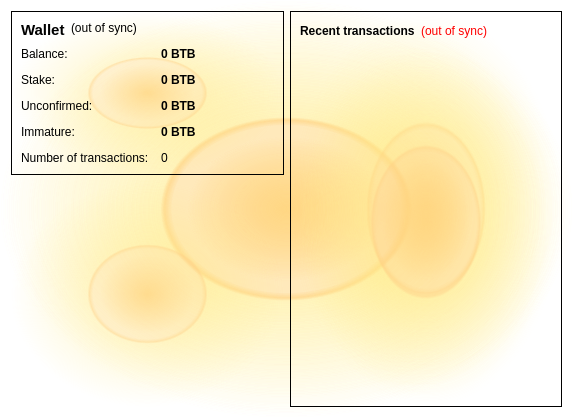
<?xml version="1.0" encoding="UTF-8"?>
<ui version="4.0">
 <class>OverviewPage</class>
 <widget class="QWidget" name="OverviewPage">
  <property name="geometry">
   <rect>
    <x>0</x>
    <y>0</y>
    <width>573</width>
    <height>418</height>
   </rect>
  </property>
  <property name="windowTitle">
   <string>Form</string>
  </property>
  <property name="autoFillBackground">
   <bool>false</bool>
  </property>
<!-- reference
QToolTip {background-color:rgb(255,233,142); color:black; border: 2px solid grey; border-radius: 10px; padding:2px 10px 2px 10px}
-->
  <property name="styleSheet">
   <string notr="true">QWidget{background-color: qradialgradient(spread:pad, cx:0.5, cy:0.5, radius:0.5, fx:0.5, fy:0.5, stop:0 rgba(255, 213,127, 206), stop:0.35 rgba(255, 213,127, 80), stop:0.4 rgba(255, 213,127, 80), stop:0.425 rgba(255, 213, 132, 156), stop:0.44 rgba(255, 233, 128, 80), stop:1 rgba(255, 255, 255, 0)); color yellow} QLabel{background-color:rgba(255,255,255,0)} QMenu{padding: 2px 10px 2px 10px;background-color:rgb(235,227,181);border:2px solid grey}</string>
  </property>

<!--
  <property name="styleSheet">
   <string notr="true">QWidget{background-color: qradialgradient(spread:pad, cx:0.5, cy:0.5, radius:0.5, fx:0.5, fy:0.5, stop:0 rgba(255, 213,127, 206), stop:0.35 rgba(255, 213,127, 80), stop:0.4 rgba(255, 213,127, 80), stop:0.425 rgba(255, 213, 132, 156), stop:0.44 rgba(255, 233, 128, 80), stop:1 rgba(255, 255, 255, 0)); color yellow; font:11pt 'Comic Sans MS'} QToolTip {background-color:rgb(245,237,191); color:black; border-style: outset; border-width: 2px; border-radius: 10px;border-color darkgrey} QLabel{background-color:rgba(255,255,255,0)} QMenu{padding: 2px 25px 2px 20px;background-color:rgb(235,227,181);border:2px solid grey;border-style:outset; border-radius: 10px}</string>
  </property>
-->
  <layout class="QHBoxLayout" name="horizontalLayout" stretch="1,1">
   <item>
    <layout class="QVBoxLayout" name="verticalLayout_2">
     <item>
      <widget class="QFrame" name="frame">
<!--
       <property name="styleSheet">
        <string notr="true">QMenu{padding: 2px 25px 2px 20px;background-color:rgb(235,227,181);border-style: inset; border-width: 4px; border-radius: 10px;border-color grey};QMenu::item:selected{background-color:rgb(235,227,181);border-style: outset; border-width: 2px; border-radius: 10px;border-color grey};QMenu::item{background-color:rgb(235,227,181);border-style: outset; border-width: 2px; border-radius: 10px;border-color grey}
         </string>
       </property>
-->
       <property name="frameShape">
        <enum>QFrame::StyledPanel</enum>
       </property>
       <property name="frameShadow">
        <enum>QFrame::Raised</enum>
       </property>
       <layout class="QVBoxLayout" name="verticalLayout_4">
        <item>
         <layout class="QHBoxLayout" name="horizontalLayout_4">
          <item>
           <widget class="QLabel" name="label_5">
            <property name="font">
             <font>
              <pointsize>11</pointsize>
              <weight>75</weight>
              <bold>true</bold>
             </font>
            </property>
            <property name="text">
             <string>Wallet</string>
            </property>
            <property name="alignment">
             <set>Qt::AlignLeading|Qt::AlignLeft|Qt::AlignTop</set>
            </property>
           </widget>
          </item>
          <item>
           <widget class="QLabel" name="labelWalletStatus">
            <property name="toolTip">
             <string>The displayed information may be out of date. Your wallet automatically synchronizes with the BitBar network after a connection is established, but this process has not completed yet.</string>
            </property>
            <property name="text">
             <string notr="true">(out of sync)</string>
            </property>
            <property name="alignment">
             <set>Qt::AlignLeading|Qt::AlignLeft|Qt::AlignTop</set>
            </property>
           </widget>
          </item>
          <item>
           <spacer name="horizontalSpacer_2">
            <property name="orientation">
             <enum>Qt::Horizontal</enum>
            </property>
            <property name="sizeHint" stdset="0">
             <size>
              <width>40</width>
              <height>20</height>
             </size>
            </property>
           </spacer>
          </item>
         </layout>
        </item>
        <item>
         <layout class="QFormLayout" name="formLayout_2">
          <property name="fieldGrowthPolicy">
           <enum>QFormLayout::AllNonFixedFieldsGrow</enum>
          </property>
          <property name="labelAlignment">
           <set>Qt::AlignLeading|Qt::AlignLeft|Qt::AlignTop</set>
          </property>
          <property name="horizontalSpacing">
           <number>12</number>
          </property>
          <property name="verticalSpacing">
           <number>12</number>
          </property>
          <item row="0" column="0">
           <widget class="QLabel" name="label">
            <property name="styleSheet">
             <string notr="true"/>
            </property>
            <property name="text">
             <string>Balance:</string>
            </property>
           </widget>
          </item>
          <item row="0" column="1">
           <widget class="QLabel" name="labelBalance">
            <property name="font">
             <font>
              <weight>75</weight>
              <bold>true</bold>
             </font>
            </property>
            <property name="cursor">
             <cursorShape>IBeamCursor</cursorShape>
            </property>
            <property name="toolTip">
             <string>Your current balance</string>
            </property>
            <property name="text">
             <string notr="true">0 BTB</string>
            </property>
            <property name="textInteractionFlags">
             <set>Qt::LinksAccessibleByMouse|Qt::TextSelectableByKeyboard|Qt::TextSelectableByMouse</set>
            </property>
           </widget>
          </item>
          <item row="1" column="0">
           <widget class="QLabel" name="label_6">
            <property name="text">
             <string>Stake:</string>
            </property>
           </widget>
          </item>
          <item row="1" column="1">
           <widget class="QLabel" name="labelStake">
            <property name="font">
             <font>
              <weight>75</weight>
              <bold>true</bold>
             </font>
            </property>
            <property name="cursor">
             <cursorShape>IBeamCursor</cursorShape>
            </property>
            <property name="toolTip">
             <string>Total of coins that was staked, and do not yet count toward the current balance</string>
            </property>
            <property name="text">
             <string notr="true">0 BTB</string>
            </property>
            <property name="textInteractionFlags">
             <set>Qt::LinksAccessibleByMouse|Qt::TextSelectableByKeyboard|Qt::TextSelectableByMouse</set>
            </property>
           </widget>
          </item>
          <item row="2" column="0">
           <widget class="QLabel" name="label_3">
            <property name="text">
             <string>Unconfirmed:</string>
            </property>
           </widget>
          </item>
          <item row="2" column="1">
           <widget class="QLabel" name="labelUnconfirmed">
            <property name="font">
             <font>
              <weight>75</weight>
              <bold>true</bold>
             </font>
            </property>
            <property name="cursor">
             <cursorShape>IBeamCursor</cursorShape>
            </property>
            <property name="toolTip">
             <string>Total of transactions that have yet to be confirmed, and do not yet count toward the current balance</string>
            </property>
            <property name="text">
             <string notr="true">0 BTB</string>
            </property>
            <property name="textInteractionFlags">
             <set>Qt::LinksAccessibleByMouse|Qt::TextSelectableByKeyboard|Qt::TextSelectableByMouse</set>
            </property>
           </widget>
          </item>
          <item row="3" column="0">
           <widget class="QLabel" name="labelImmatureText">
            <property name="text">
             <string>Immature:</string>
            </property>
           </widget>
          </item>
          <item row="3" column="1">
           <widget class="QLabel" name="labelImmature">
            <property name="font">
             <font>
              <weight>75</weight>
              <bold>true</bold>
             </font>
            </property>
            <property name="toolTip">
             <string>Mined balance that has not yet matured</string>
            </property>
            <property name="text">
             <string notr="true">0 BTB</string>
            </property>
            <property name="textInteractionFlags">
             <set>Qt::LinksAccessibleByMouse|Qt::TextSelectableByKeyboard|Qt::TextSelectableByMouse</set>
            </property>
           </widget>
          </item>
          <item row="4" column="0">
           <widget class="QLabel" name="label_2">
            <property name="text">
             <string>Number of transactions:</string>
            </property>
           </widget>
          </item>
          <item row="4" column="1">
           <widget class="QLabel" name="labelNumTransactions">
            <property name="toolTip">
             <string>Total number of transactions in wallet</string>
            </property>
            <property name="text">
             <string notr="true">0</string>
            </property>
           </widget>
          </item>
         </layout>
        </item>
       </layout>
      </widget>
     </item>
     <item>
      <widget class="QWidget" name="widget" native="true">
       <layout class="QVBoxLayout" name="verticalLayout_6">
        <item>
         <spacer name="verticalSpacer">
          <property name="orientation">
           <enum>Qt::Vertical</enum>
          </property>
          <property name="sizeHint" stdset="0">
           <size>
            <width>20</width>
            <height>40</height>
           </size>
          </property>
         </spacer>
        </item>
        <item>
         <layout class="QHBoxLayout" name="horizontalLayout_3">
          <item>
           <spacer name="horizontalSpacer_3">
            <property name="orientation">
             <enum>Qt::Horizontal</enum>
            </property>
            <property name="sizeHint" stdset="0">
             <size>
              <width>40</width>
              <height>20</height>
             </size>
            </property>
           </spacer>
          </item>
          <item>
           <widget class="QPushButton" name="HomeButton">
            <property name="toolTip">
             <string> Click to go to Bitbar Home page. </string>
            </property>
            <property name="minimumSize">
             <size>
              <width>128</width>
              <height>128</height>
             </size>
            </property>
            <property name="maximumSize">
             <size>
              <width>128</width>
              <height>128</height>
             </size>
            </property>
            <property name="cursor">
             <cursorShape>PointingHandCursor</cursorShape>
            </property>
            <property name="styleSheet">
             <string notr="true">QToolTip{background-color:rgb(255,233,142); color:black; border:2px solid grey} QPushButton{background-color:transparent}</string>
            </property>
            <property name="text">
             <string/>
            </property>
            <property name="icon">
             <iconset resource="../bitcoin.qrc">
              <normaloff>:/icons/logo-128</normaloff>:/icons/logo-128</iconset>
            </property>
            <property name="iconSize">
             <size>
              <width>128</width>
              <height>128</height>
             </size>
            </property>
            <property name="flat">
             <bool>true</bool>
            </property>
           </widget>
          </item>
          <item>
           <spacer name="horizontalSpacer_4">
            <property name="orientation">
             <enum>Qt::Horizontal</enum>
            </property>
            <property name="sizeHint" stdset="0">
             <size>
              <width>40</width>
              <height>20</height>
             </size>
            </property>
           </spacer>
          </item>
         </layout>
        </item>
        <item>
         <spacer name="verticalSpacer_2">
          <property name="orientation">
           <enum>Qt::Vertical</enum>
          </property>
          <property name="sizeHint" stdset="0">
           <size>
            <width>20</width>
            <height>40</height>
           </size>
          </property>
         </spacer>
        </item>
       </layout>
      </widget>
     </item>
    </layout>
   </item>
   <item>
    <layout class="QVBoxLayout" name="verticalLayout_3">
     <item>
      <widget class="QFrame" name="frame_2">
       <property name="frameShape">
        <enum>QFrame::StyledPanel</enum>
       </property>
       <property name="frameShadow">
        <enum>QFrame::Raised</enum>
       </property>
       <layout class="QVBoxLayout" name="verticalLayout">
        <item>
         <layout class="QHBoxLayout" name="horizontalLayout_2">
          <item>
           <widget class="QLabel" name="label_4">
            <property name="text">
             <string>&lt;b&gt;Recent transactions&lt;/b&gt;</string>
            </property>
           </widget>
          </item>
          <item>
           <widget class="QLabel" name="labelTransactionsStatus">
            <property name="toolTip">
             <string>The displayed information may be out of date. Your wallet automatically synchronizes with the BitBar network after a connection is established, but this process has not completed yet.</string>
            </property>
            <property name="styleSheet">
             <string notr="true">QLabel { color: red; }</string>
            </property>
            <property name="text">
             <string notr="true">(out of sync)</string>
            </property>
            <property name="alignment">
             <set>Qt::AlignRight|Qt::AlignTrailing|Qt::AlignVCenter</set>
            </property>
           </widget>
          </item>
          <item>
           <spacer name="horizontalSpacer">
            <property name="orientation">
             <enum>Qt::Horizontal</enum>
            </property>
            <property name="sizeHint" stdset="0">
             <size>
              <width>40</width>
              <height>20</height>
             </size>
            </property>
           </spacer>
          </item>
         </layout>
        </item>
        <item>
         <widget class="QListView" name="listTransactions">
<!--
          <property name="styleSheet">
           <string notr="true">QFrame{background-color: qradialgradient(spread:pad, cx:0.5, cy:0.5, radius:0.5, fx:0.5, fy:0.5, stop:0 rgba(255, 213,127, 206), stop:0.35 rgba(255, 213,127, 80), stop:0.4 rgba(255, 213,127, 80), stop:0.425 rgba(255, 213, 132, 156), stop:0.44 rgba(255, 233, 128, 80), stop:1 rgba(255, 255, 255, 0)); color yellow}; QToolTip {background-color:rgb(255,233,142); color:black; border-style: outset; border-width: 2px; border-radius: 10px;border-color darkgrey};
</string>
          </property>
-->
          <property name="frameShape">
           <enum>QFrame::NoFrame</enum>
          </property>
          <property name="verticalScrollBarPolicy">
           <enum>Qt::ScrollBarAlwaysOff</enum>
          </property>
          <property name="horizontalScrollBarPolicy">
           <enum>Qt::ScrollBarAlwaysOff</enum>
          </property>
          <property name="selectionMode">
           <enum>QAbstractItemView::NoSelection</enum>
          </property>
         </widget>
        </item>
       </layout>
      </widget>
     </item>
    </layout>
   </item>
  </layout>
 </widget>
 <resources>
  <include location="../bitcoin.qrc"/>
 </resources>
 <connections/>
</ui>
